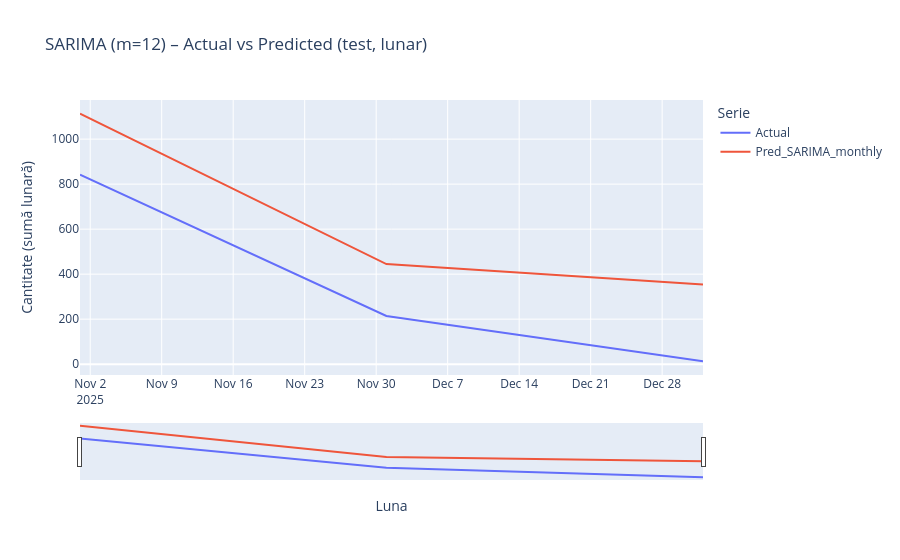

Notebook source saved alongside this figure:
### Code cell
df_plot_m = pd.DataFrame({
    "DATA": test_m.index,
    "Actual": test_m.values,
    "Pred_SARIMA_monthly": pred_m.values
})

df_long_m = df_plot_m.melt("DATA", var_name="Serie", value_name="Cantitate")

fig = px.line(df_long_m, x="DATA", y="Cantitate", color="Serie",
              title="SARIMA (m=12) – Actual vs Predicted (test, lunar)")
fig.update_layout(hovermode="x unified", xaxis_title="Luna", yaxis_title="Cantitate (sumă lunară)")
fig.update_xaxes(rangeslider_visible=True)
fig.show()

### Figure 1 — Plotly figure (JSON) as saved in the notebook; plotly's stock layout.template omitted (floating-point values rounded to 4 significant figures)
{"data": [{"hovertemplate": "Serie=Actual<br>DATA=%{x}<br>Cantitate=%{y}<extra></extra>", "legendgroup": "Actual", "line": {"color": "#636efa", "dash": "solid"}, "marker": {"symbol": "circle"}, "mode": "lines", "name": "Actual", "orientation": "v", "showlegend": true, "type": "scatter", "x": ["2025-11-01T00:00:00.000000000", "2025-12-01T00:00:00.000000000", "2026-01-01T00:00:00.000000000"], "xaxis": "x", "y": [842.0, 214.0, 13.0], "yaxis": "y"}, {"hovertemplate": "Serie=Pred_SARIMA_monthly<br>DATA=%{x}<br>Cantitate=%{y}<extra></extra>", "legendgroup": "Pred_SARIMA_monthly", "line": {"color": "#EF553B", "dash": "solid"}, "marker": {"symbol": "circle"}, "mode": "lines", "name": "Pred_SARIMA_monthly", "orientation": "v", "showlegend": true, "type": "scatter", "x": ["2025-11-01T00:00:00.000000000", "2025-12-01T00:00:00.000000000", "2026-01-01T00:00:00.000000000"], "xaxis": "x", "y": [1113.0, 444.8, 354.6], "yaxis": "y"}], "layout": {"hovermode": "x unified", "legend": {"title": {"text": "Serie"}, "tracegroupgap": 0}, "title": {"text": "SARIMA (m=12) – Actual vs Predicted (test, lunar)"}, "xaxis": {"anchor": "y", "domain": [0, 1], "rangeslider": {"visible": true}, "title": {"text": "Luna"}}, "yaxis": {"anchor": "x", "domain": [0, 1], "title": {"text": "Cantitate (sumă lunară)"}}}}
